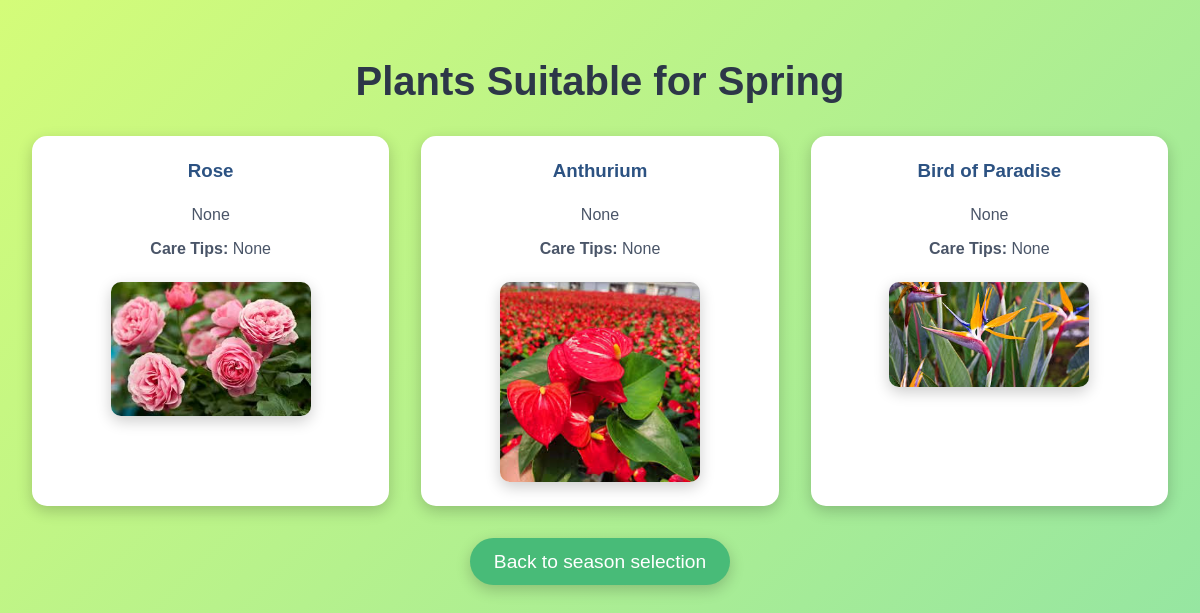
Before: /plant_guide/plants-by-season/spring/ with the older database file.
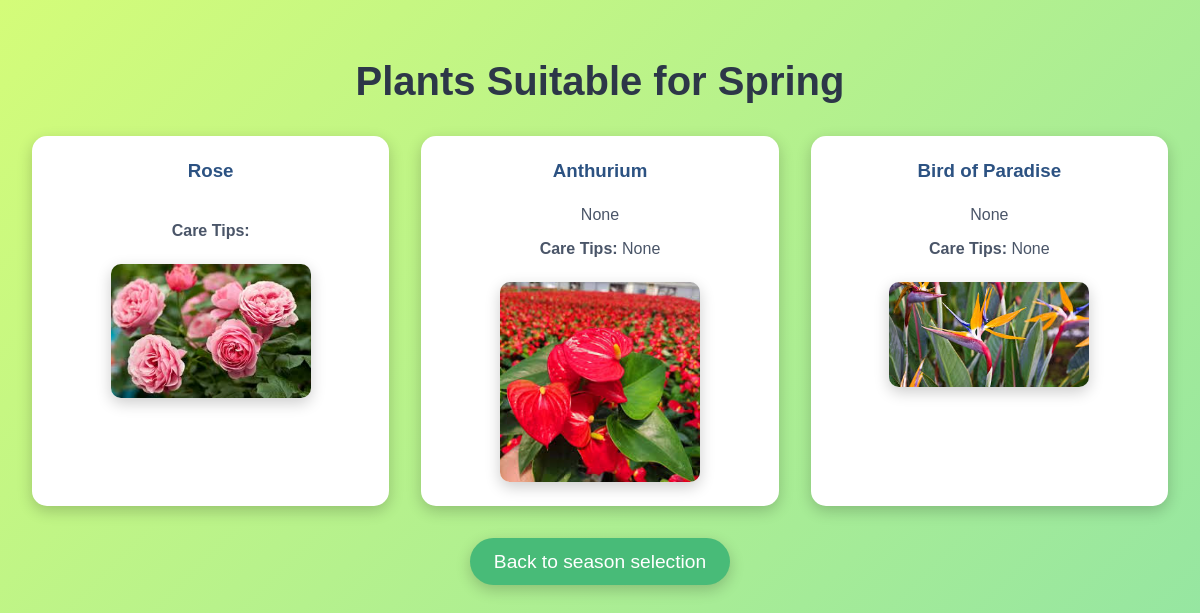
After: the same page with the newer database file.
### trees/models.py (models this page shows, shortened)
class Tree(models.Model):
    SEASON_CHOICES = [
        ('summer', 'Summer'),
        ('winter', 'Winter'),
        ('spring', 'Spring'),
        ('autumn', 'Autumn'),
        ('other', 'Other'),
    ]
    name = models.CharField(max_length=100)
    category = models.CharField(max_length=100)
    price = models.IntegerField(default=0)
    season = models.CharField(max_length=20, choices=SEASON_CHOICES, default='other')
    description = models.TextField(blank=True, null=True)  # Optional description field
    care_tips = models.TextField(blank=True, null=True)  # Optional care tips field
    image = models.ImageField(upload_to='tree_images/', null=True, blank=True)
    total_rating = models.IntegerField(default=0)  # Field to store total rating points
    num_ratings = models.PositiveIntegerField(default=0)

### plant_guide/views.py (the view)
# urls.py: path('plants-by-season/<season>/', views.plants_by_season, name='plants_by_season'),
def plants_by_season(request, season):
    trees = Tree.objects.filter(season=season)
    return render(request, 'plants_by_season.html', {'trees': trees, 'season': season})

### templates/plants_by_season.html (shortened to what this page needs)
<!DOCTYPE html>
<html lang="en">
<head>
</head>
<body>
    <h1>Plants Suitable for {{ season|title }}</h1>
    {% if trees %}
        <ul>
            {% for tree in trees %}
                <li>
                    <h3>{{ tree.name }}</h3>
                    <p>{{ tree.description }}</p>
                    <p><strong>Care Tips:</strong> {{ tree.care_tips }}</p>
                    {% if tree.image %}
                        <img src="{{ tree.image.url }}" alt="{{ tree.name }}">
                    {% endif %}
                </li>
            {% endfor %}
        </ul>
    {% else %}
        <p style="font-size: 1.5rem; color: #718096;">No plants found for this season.</p>
    {% endif %}
    <a href="{% url 'select_season' %}">Back to season selection</a>
</body>
</html>

### templates/plants_by_season.html (style rules this page uses)
body { margin: 0; padding: 0; font-family: Arial, sans-serif; background: linear-gradient(135deg, #D4FC79, #96E6A1); color: #333; display: flex; flex-direction: column; align-items: center; padding: 2rem; }
h1 { font-size: 2.5rem; margin-bottom: 2rem; text-align: center; color: #2d3748; animation: fadeIn 1s ease-in-out; }
ul { list-style: none; padding: 0; margin: 0; display: grid; grid-template-columns: repeat(auto-fit, minmax(300px, 1fr)); gap: 2rem; width: 100%; max-width: 1200px; animation: fadeIn 1s ease-in-out; }
li { background: #fff; border-radius: 15px; box-shadow: 0 5px 15px rgba(0, 0, 0, 0.2); padding: 1.5rem; display: flex; flex-direction: column; align-items: center; text-align: center; transition: transform 0.3s ease, box-shadow 0.3s ease; }
h3 { margin: 0 0 1rem; color: #2c5282; }
p { margin: 0.5rem 0; color: #4a5568; }
img { width: 100%; max-width: 200px; margin-top: 1rem; border-radius: 10px; box-shadow: 0 5px 15px rgba(0, 0, 0, 0.2); }
a { margin-top: 2rem; text-decoration: none; font-size: 1.2rem; color: #fff; background: #48bb78; padding: 0.8rem 1.5rem; border-radius: 25px; transition: background 0.3s ease, transform 0.3s ease; box-shadow: 0 5px 15px rgba(0, 0, 0, 0.2); }

Changed rows visible on the page:
changed Tree "Rose": description "None" → (not shown); care_tips "None" → (not shown)
